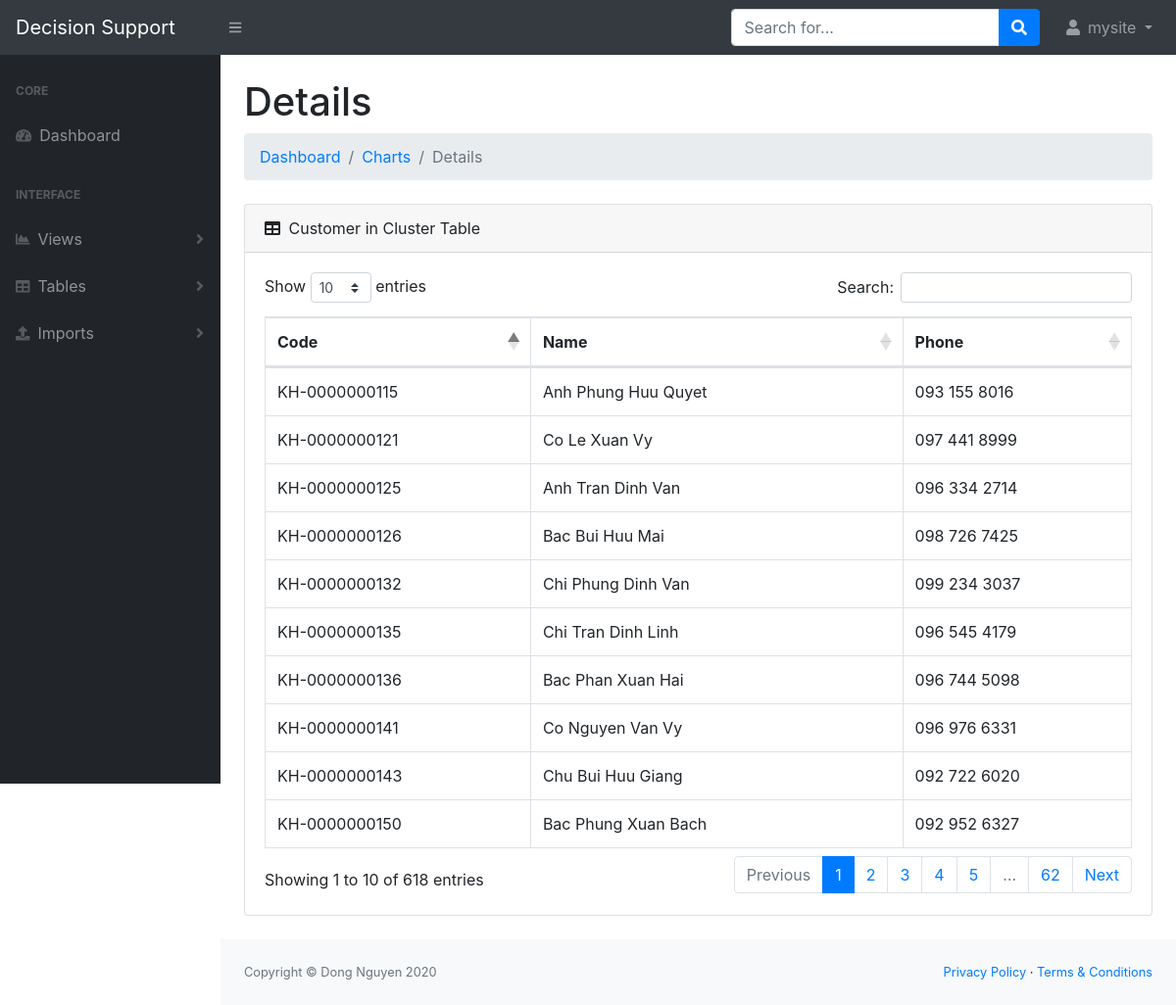
Screenshot of /views/detail/34 (signed in) with the database file from the repository.
### dashboard/models.py (models this page shows, shortened)
class ClusterCustomer(models.Model):
    cluster = models.ForeignKey(ClusterCenter, on_delete=models.CASCADE)
    customer = models.ForeignKey(Customer, on_delete=models.CASCADE)

class Customer(models.Model):
    code = models.CharField(max_length=15)
    name = models.CharField(max_length=200)
    phone = models.CharField(max_length=200)

### dashboard/views.py (the view)
# urls.py: path("views/detail/<int:id>", views.showDetail, name="views.detail"),
def showDetail(response, id):
    user = response.user
    if user.username == "":
        return HttpResponseRedirect("/login")
    center = ClusterCenter.objects.get(id=id)
    data = center.clustercustomer_set.all()
    return render(response, "desk/pages/views.detail.html", {"data":data, "username":user.username})

### dashboard/templates/desk/pages/views.detail.html
{% extends 'desk/base.html' %}
{% block content %}
    <div class="container-fluid">
        <h1 class="mt-4">Details</h1>
        <ol class="breadcrumb mb-4">
            <li class="breadcrumb-item"><a href="{% url 'index' %}">Dashboard</a></li>
            <li class="breadcrumb-item"><a href="{% url 'views.chart' %}">Charts</a></li>
            <li class="breadcrumb-item active">Details</li>
        </ol>
        <div class="card mb-4">
            <div class="card-header">
                <i class="fas fa-table mr-1"></i>
                Customer in Cluster Table
            </div>
            <div class="card-body">
                <div class="table-responsive">
                    <table class="table table-bordered" id="dataTable" width="100%" cellspacing="0">
                        <thead>
                            <tr>
                                <th>Code</th>
                                <th>Name</th>
                                <th>Phone</th>
                            </tr>
                        </thead>
                        <tbody>
                            {% for item in data %}
                                <tr>
                                    <td>{{item.customer.code}}</td>
                                    <td>{{item.customer.name}}</td>
                                    <td>{{item.customer.phone}}</td>
                                </tr>
                            {% endfor %}
                        </tbody>
                    </table>
                </div>
            </div>
        </div>
    </div>
{% endblock %}

### dashboard/templates/desk/components/topnav.html (shortened to what this page needs)
<nav class="sb-topnav navbar navbar-expand navbar-dark bg-dark">
    <a class="navbar-brand" href="{% url 'index' %}">Decision Support</a>
    <button class="btn btn-link btn-sm order-1 order-lg-0" id="sidebarToggle" href="#">
        <i class="fas fa-bars"></i>
    </button>
    <form class="d-none d-md-inline-block form-inline ml-auto mr-0 mr-md-3 my-2 my-md-0">
        <div class="input-group">
            <input class="form-control" type="text" placeholder="Search for..." aria-label="Search" aria-describedby="basic-addon2" />
            <div class="input-group-append">
                <button class="btn btn-primary" type="button"><i class="fas fa-search"></i></button>
            </div>
        </div>
    </form>
    <ul class="navbar-nav ml-auto ml-md-0">
        <li class="nav-item dropdown">
            <a class="nav-link dropdown-toggle" id="userDropdown" href="#" role="button" data-toggle="dropdown" aria-haspopup="true" aria-expanded="false">
                <i class="fas fa-user fa-fw"></i>
                {{username}}
            </a>
        </li>
    </ul>
</nav>

### rows the page displays
ClusterCustomer: customer.code "KH-0000000115", customer.name "Anh Phung Huu Quyet", customer.phone "093 155 8016"
ClusterCustomer: customer.code "KH-0000000121", customer.name "Co Le Xuan Vy", customer.phone "097 441 8999"
ClusterCustomer: customer.code "KH-0000000125", customer.name "Anh Tran Dinh Van", customer.phone "096 334 2714"
ClusterCustomer: customer.code "KH-0000000126", customer.name "Bac Bui Huu Mai", customer.phone "098 726 7425"
ClusterCustomer: customer.code "KH-0000000132", customer.name "Chi Phung Dinh Van", customer.phone "099 234 3037"
ClusterCustomer: customer.code "KH-0000000135", customer.name "Chi Tran Dinh Linh", customer.phone "096 545 4179"
ClusterCustomer: customer.code "KH-0000000136", customer.name "Bac Phan Xuan Hai", customer.phone "096 744 5098"
ClusterCustomer: customer.code "KH-0000000141", customer.name "Co Nguyen Van Vy", customer.phone "096 976 6331"
ClusterCustomer: customer.code "KH-0000000143", customer.name "Chu Bui Huu Giang", customer.phone "092 722 6020"
ClusterCustomer: customer.code "KH-0000000150", customer.name "Bac Phung Xuan Bach", customer.phone "092 952 6327"

### other values shown
{{ username }} "mysite"
